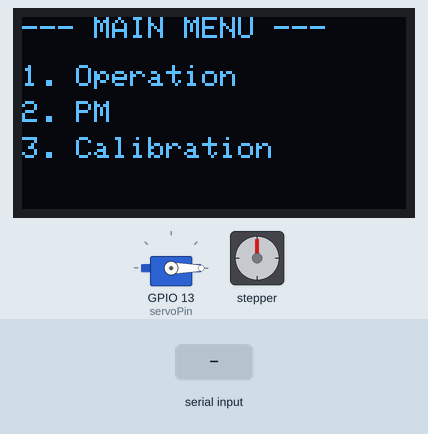
Bench run of a sketch on a simulated ESP32. Shown: servo, 128×64 one-colour display, stepper motor. The inputs (shaded band) are chosen by the test bench. EEPROM starts erased; stepper angles assume 2048 steps per turn; what the sketch prints to the serial monitor is not drawn.

Above: at 1.2 s.
1.3 s: "30,150\n" received over Serial
At 2.2 s:
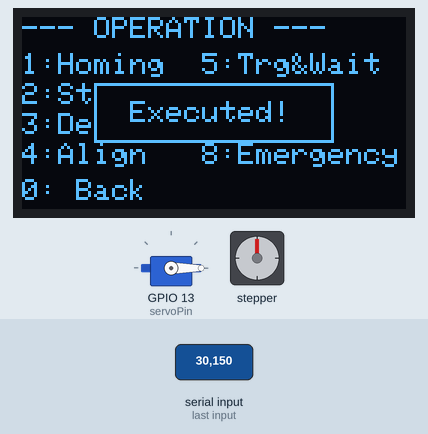
4.0 s: "2\n" received over Serial
At 5.1 s:
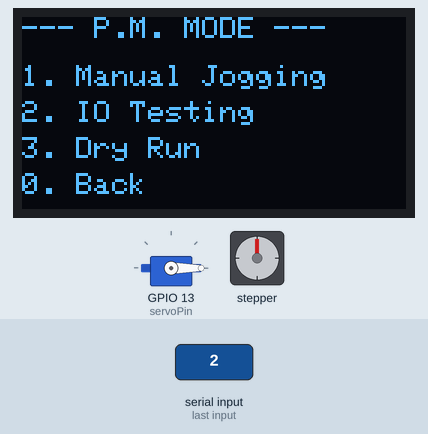
5.5 s: "90,45\n" received over Serial
At 6.3 s:
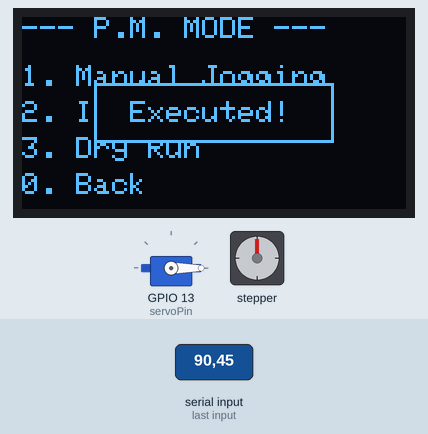
8.0 s: "1\n" received over Serial
At 9.2 s:
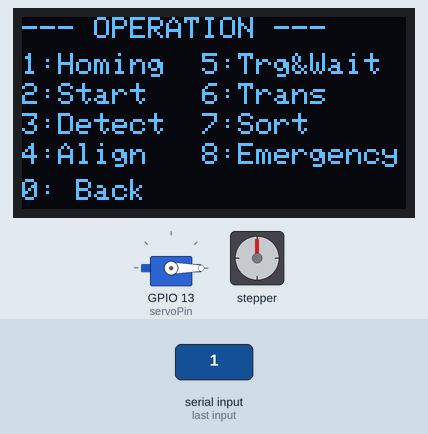
9.5 s: "3\n" received over Serial
At 10.9 s:
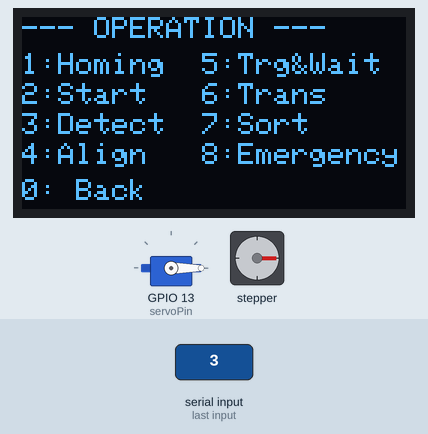
12.5 s: "200\n" received over Serial
At 15.0 s:
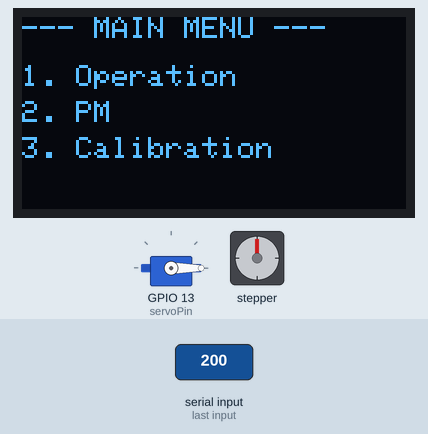
Timing chart, 0 to 16.3 s (numbered marks = the images above; inputs shaded):
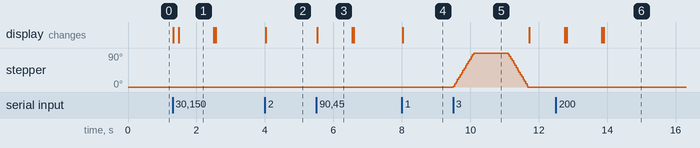

The sketch:

menu_testing.ino
```cpp
#include <Wire.h>
#include <Adafruit_GFX.h>
#include <Adafruit_SSD1306.h>
#include <EEPROM.h>
#include <ESP32Servo.h>
#include <Stepper.h>

#define SCREEN_WIDTH 128
#define SCREEN_HEIGHT 64
#define OLED_RESET    -1
Adafruit_SSD1306 display(SCREEN_WIDTH, SCREEN_HEIGHT, &Wire, OLED_RESET);

// --- กำหนดขาอุปกรณ์ (Hardware Pins) ---
// Stepper Motor 28BYJ-48 (ผ่าน Driver เช่น ULN2003)
const int stepsPerRevolution = 2048;
Stepper myStepper(stepsPerRevolution, 19, 18, 5, 17); // ขา IN1, IN2, IN3, IN4

// Micro Servo
Servo transitionServo;
const int servoPin = 13; // ขาควบคุม Servo บน ESP32

// --- ตัวแปรสำหรับเก็บค่า Calibration ---
int calibStepperSteps = 512; // ค่าเริ่มต้นจำนวนสเต็ป
int calibServoAngle = 90;    // ค่าเริ่มต้นมุมของ Micro Servo

// --- EEPROM Addresses ---
const int EEPROM_SIZE = 512;
const int ADDR_STEPPER = 0;
const int ADDR_SERVO = 10;

// --- Menu Structure ---
int currentMenu = 0; // 0: Main Menu, 1: Operation, 2: PM, 3: Calibration

void setup() {
  Serial.begin(115200);

  // เริ่มต้นใช้งาน EEPROM
  if (!EEPROM.begin(EEPROM_SIZE)) {
    Serial.println(F("failed to initialise EEPROM"));
    delay(1000);
  }

  // โหลดค่าที่เคยบันทึกไว้ใน EEPROM
  loadCalibrationData();

  // ตั้งค่าอุปกรณ์
  myStepper.setSpeed(25); // ปรับความเร็ว Stepper ให้เร็วขึ้น (28BYJ-48 เหมาะที่สุดช่วง 20-25 RPM ไม่ให้ตกร่อง)
  transitionServo.attach(servoPin);
  transitionServo.write(0); // เซ็ตตำแหน่งเริ่มต้น Servo ที่ 0 องศา

  if(!display.begin(SSD1306_SWITCHCAPVCC, 0x3C)) {
    Serial.println(F("SSD1306 allocation failed"));
    for(;;);
  }

  display.clearDisplay();
  display.setTextSize(1);
  display.setTextColor(SSD1306_WHITE);

  printHelp();
  updateDisplay();
}

void loop() {
  if (Serial.available() > 0) {
    char key = Serial.read();

    // กรองตัวอักษรขึ้นบรรทัดใหม่
    if (key == '\n' || key == '\r') return;

    handleInput(key);
  }
}

// --- ฟังก์ชันจัดการ EEPROM ---
void loadCalibrationData() {
  int storedStep;
  int storedAngle;

  EEPROM.get(ADDR_STEPPER, storedStep);
  EEPROM.get(ADDR_SERVO, storedAngle);

  if (storedStep > 0 && storedStep <= 4096) {
    calibStepperSteps = storedStep;
  }
  if (storedAngle >= 0 && storedAngle <= 180) {
    calibServoAngle = storedAngle;
  }
}

void saveCalibrationData() {
  EEPROM.put(ADDR_STEPPER, calibStepperSteps);
  EEPROM.put(ADDR_SERVO, calibServoAngle);
  EEPROM.commit();
  Serial.println(">> Calibration Data Saved to EEPROM successfully!");
}

void printHelp() {
  Serial.println("\n========================================");
  Serial.println(" TM-X CONTROL MENU (Type number & Enter)");
  Serial.println("========================================");
  if (currentMenu == 0) {
    Serial.println(" [1] Operation");
    Serial.println(" [2] PM (Preventive Maintenance)");
    Serial.println(" [3] Calibration");
  } else if (currentMenu == 1) {
    Serial.println(" [1] system_homing()");
    Serial.println(" [2] start()");
    Serial.println(" [3] detect_part() [Uses 28BYJ-48 Stepper]");
    Serial.println(" [4] align_part()");
    Serial.println(" [5] trigger_and_wait_tmx()");
    Serial.println(" [6] transition_push() [Uses Micro Servo]");
    Serial.println(" [7] sort_execute()");
    Serial.println(" [8] emergency_halt()");
    Serial.println(" [0] < Back to Main Menu");
  } else if (currentMenu == 2) {
    Serial.println(" [1] manual_jogging_mode()");
    Serial.println(" [2] io_testing()");
    Serial.println(" [3] dry_run()");
    Serial.println(" [0] < Back to Main Menu");
  } else if (currentMenu == 3) {
    Serial.print(" [1] set_actuator_stroke_lim() [Current Steps: ");
    Serial.print(calibStepperSteps); Serial.println("]");
    Serial.println(" [2] set_sorter_offset()");
    Serial.print(" [3] set_servo_transition() [Current Angle: ");
    Serial.print(calibServoAngle); Serial.println(" deg]");
    Serial.println(" [0] < Back to Main Menu");
  }
  Serial.println("----------------------------------------");
}

void handleInput(char key) {
  int choice = key - '0';

  if (currentMenu == 0) {
    if (choice >= 1 && choice <= 3) {
      currentMenu = choice;
      updateDisplay();
      printHelp();
    } else {
      Serial.println(">> Invalid Choice! Please select 1-3.");
    }
  }
  else {
    if (choice == 0) {
      currentMenu = 0; // กลับหน้าหลัก
      updateDisplay();
      printHelp();
    }
    else {
      // เมนู Calibration (รับค่าพารามิเตอร์ใหม่)
      if (currentMenu == 3) {
        // เคลียร์ค่าขยะใน Serial Buffer ก่อนเริ่มรับข้อความใหม่
        while (Serial.available() > 0) {
          Serial.read();
        }

        if (choice == 1) {
          Serial.print(">> Enter new Stepper Steps (Current: ");
          Serial.print(calibStepperSteps);
          Serial.println("): ");

          // รอรับค่าจากผู้ใช้ พร้อมระบบ Timeout ป้องกันค้าง
          unsigned long startTime = millis();
          while (Serial.available() == 0) {
            if (millis() - startTime > 15000) { // 15 วินาที
              Serial.println(">> Input Timeout!");
              return;
            }
          }

          int newSteps = Serial.parseInt();
          while (Serial.available() > 0) Serial.read(); // ล้างบรรทัดใหม่ที่ค้างอยู่

          if (newSteps > 0) {
            calibStepperSteps = newSteps;
            saveCalibrationData();
            Serial.print(">> Updated Stepper Steps to: "); Serial.println(calibStepperSteps);
          }
        }
        else if (choice == 3) {
          Serial.print(">> Enter new Servo Angle 0-180 (Current: ");
          Serial.print(calibServoAngle);
          Serial.println("): ");

          unsigned long startTime = millis();
          while (Serial.available() == 0) {
            if (millis() - startTime > 15000) {
              Serial.println(">> Input Timeout!");
              return;
            }
          }

          int newAngle = Serial.parseInt();
          while (Serial.available() > 0) Serial.read(); // ล้างบรรทัดใหม่ที่ค้างอยู่

          if (newAngle >= 0 && newAngle <= 180) {
            calibServoAngle = newAngle;
            saveCalibrationData();
            transitionServo.write(calibServoAngle);
            delay(500);
            transitionServo.write(0); // ทดสอบหมุนไปแล้วกลับมา 0
            Serial.print(">> Updated & Tested Servo Angle to: "); Serial.println(calibServoAngle);
          } else {
            Serial.println(">> Invalid Angle! Must be between 0 and 180.");
          }
        }
        else if (choice == 2) {
          Serial.println(">> set_sorter_offset() executed.");
        }
      }
      // เมนู Operation สั่งรันฟังก์ชันจริง
      else if (currentMenu == 1) {
        Serial.print(">> Executing: ");
        switch (choice) {
          case 1: Serial.println("system_homing()"); break;
          case 2: Serial.println("start()"); break;
          case 3:
            Serial.println("detect_part() -> Running Stepper 28BYJ-48");
            detect_part_action();
            break;
          case 4: Serial.println("align_part()"); break;
          case 5: Serial.println("trigger_and_wait_tmx()"); break;
          case 6:
            Serial.println("transition_push() -> Running Micro Servo");
            transition_push_action();
            break;
          case 7: Serial.println("sort_execute()"); break;
          case 8: Serial.println("emergency_halt()"); break;
          default: Serial.println("Unknown Command!"); break;
        }
      }
      // เมนู PM
      else if (currentMenu == 2) {
        Serial.print(">> Executing: ");
        switch (choice) {
          case 1: Serial.println("manual_jogging_mode()"); break;
          case 2: Serial.println("io_testing()"); break;
          case 3: Serial.println("dry_run()"); break;
          default: Serial.println("Unknown Command!"); break;
        }
      }

      showPopup("Executed!", 1000);
      updateDisplay();
      printHelp();
    }
  }
}

// --- ฟังก์ชันการทำงานจริงในโหมด Operation ---

void detect_part_action() {
  myStepper.setSpeed(25); // ตั้งความเร็วสูงสุดที่มอเตอร์ 28BYJ-48 ทำงานได้เสถียร

  Serial.print("-> Stepper moving forward by "); Serial.print(calibStepperSteps); Serial.println(" steps.");
  myStepper.step(calibStepperSteps); // หมุนจากจุดเริ่มต้นไปตามระยะที่ตั้งไว้
  delay(1000);

  Serial.println("-> Stepper returning to home (0 steps).");
  myStepper.step(-calibStepperSteps); // หมุนกลับตำแหน่งเริ่มต้น
}

void transition_push_action() {
  Serial.println("-> Servo moving from 0 to target angle.");
  transitionServo.write(0);             // เริ่มต้นที่ 0 องศา
  delay(200);
  transitionServo.write(calibServoAngle); // หมุนไปยังองศาที่ตั้งค่าไว้
  delay(500);                           // รอให้ทำงานเสร็จ

  Serial.println("-> Servo returning to 0 degrees.");
  transitionServo.write(0);             // กลับมาที่ตำแหน่ง 0 องศา
  delay(500);
}

void updateDisplay() {
  display.clearDisplay();
  display.setTextSize(1);
  display.setTextColor(SSD1306_WHITE);

  display.setCursor(0, 0);
  if (currentMenu == 0) {
    display.print("--- MAIN MENU ---");
    display.setCursor(0, 16); display.print("1. Operation");
    display.setCursor(0, 28); display.print("2. PM");
    display.setCursor(0, 40); display.print("3. Calibration");
  }
  else if (currentMenu == 1) {
    display.print("--- OPERATION ---");
    display.setCursor(0, 12); display.print("1:Homing  5:Trg&Wait");
    display.setCursor(0, 22); display.print("2:Start   6:Trans");
    display.setCursor(0, 32); display.print("3:Detect  7:Sort");
    display.setCursor(0, 42); display.print("4:Align   8:Emergency");
    display.setCursor(0, 54); display.print("0: Back");
  }
  else if (currentMenu == 2) {
    display.print("--- P.M. MODE ---"); // Fix minor typo if needed, keeping display strings clean
    display.setCursor(0, 16); display.print("1. Manual Jogging");
    display.setCursor(0, 28); display.print("2. IO Testing");
    display.setCursor(0, 40); display.print("3. Dry Run");
    display.setCursor(0, 52); display.print("0. Back");
  }
  else if (currentMenu == 3) {
    display.print("--- CALIBRATION ---");
    display.setCursor(0, 16); display.print("1. Act. Steps: "); display.print(calibStepperSteps);
    display.setCursor(0, 28); display.print("2. Sorter Offset");
    display.setCursor(0, 40); display.print("3. Servo Deg: "); display.print(calibServoAngle);
    display.setCursor(0, 52); display.print("0. Back");
  }

  display.display();
}

void showPopup(String msg, int delayMs) {
  display.fillRect(24, 22, 80, 20, SSD1306_BLACK);
  display.drawRect(24, 22, 80, 20, SSD1306_WHITE);
  display.setCursor(36, 28);
  display.print(msg);
  display.display();
  delay(delayMs);
}
```

Measured:
- after the input at 1.3 s, the display: first changes at once (image 1 shows a later state)
- after the input at 4.0 s, the display: changes at once (image 2)
- after the input at 5.5 s, the display: changes at once (image 3)
- after the input at 8.0 s, the display: changes at once (image 4)
- after the input at 9.5 s, stepper: turns 90° clockwise in 0.60 s, then 90° counter-clockwise in 0.58 s
- what the display in image 1 shows lasts 1.0 s, from 1.5 s to 2.5 s
